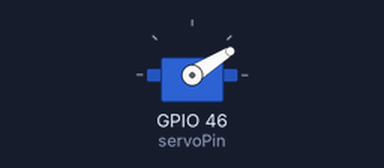
Simulated run of this sketch. Board: ESP32-S3. Parts: servo.

Above: at 0.05 s.
At 1.25 s:
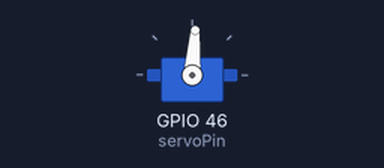
At 2.5 s:
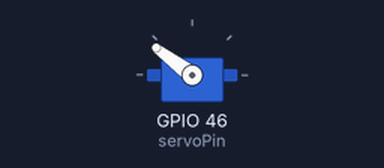
At 5.0 s:
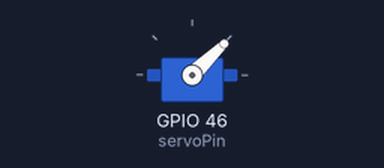
Timing chart, 0 to 6.9 s (numbered marks = the images above):
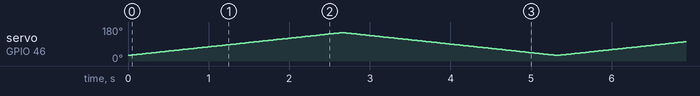

The sketch:

Servo-Motor.ino
```cpp
#include <s3servo.h>
s3servo servo1;

//you must have esp driver version 2.0(search when ESP32-S3 was released) in order for
//the servo library to work

//!! DO NOT UPDATE THE LIBRARY !!

//pin on the controller where the servo is connected
int servoPin = 46;

//setup
void setup() {
    servo1.attach(servoPin);
}

//two for loops that rotate the motor from 30 to 150 degrees(first loop)
//and from 150 to 30 degrees(second loop)
void loop() {
    for(int i = 30; i <= 150; i++) {
        servo1.write(i);
        delay(22);
    }
    for(int i = 150; i >= 30; i--) {
        servo1.write(i);
        delay(22);
    }
}
```
